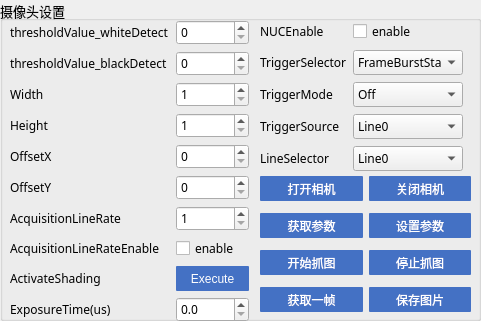
  <widget class="QGroupBox" name="groupBox_2">
   <property name="geometry">
    <rect>
     <x>10</x>
     <y>220</y>
     <width>481</width>
     <height>321</height>
    </rect>
   </property>
   <property name="font">
    <font>
     <family>Microsoft YaHei UI</family>
     <pointsize>10</pointsize>
    </font>
   </property>
   <property name="styleSheet">
    <string notr="true"/>
   </property>
   <property name="title">
    <string>摄像头设置</string>
   </property>
   <widget class="QWidget" name="widget" native="true">
    <property name="geometry">
     <rect>
      <x>0</x>
      <y>10</y>
      <width>481</width>
      <height>311</height>
     </rect>
    </property>
    <property name="font">
     <font>
      <family>Microsoft YaHei</family>
      <pointsize>9</pointsize>
     </font>
    </property>
    <widget class="QWidget" name="formLayoutWidget">
     <property name="geometry">
      <rect>
       <x>10</x>
       <y>10</y>
       <width>241</width>
       <height>301</height>
      </rect>
     </property>
     <layout class="QFormLayout" name="formLayout">
      <item row="0" column="0">
       <widget class="QLabel" name="label_2">
        <property name="font">
         <font>
          <family>微软雅黑</family>
          <pointsize>9</pointsize>
         </font>
        </property>
        <property name="text">
         <string>thresholdValue_whiteDetect</string>
        </property>
       </widget>
      </item>
      <item row="0" column="1">
       <widget class="QSpinBox" name="spinBox">
        <property name="sizePolicy">
         <sizepolicy hsizetype="Fixed" vsizetype="Fixed">
          <horstretch>0</horstretch>
          <verstretch>0</verstretch>
         </sizepolicy>
        </property>
        <property name="minimumSize">
         <size>
          <width>73</width>
          <height>0</height>
         </size>
        </property>
        <property name="maximumSize">
         <size>
          <width>73</width>
          <height>16777215</height>
         </size>
        </property>
        <property name="maximum">
         <number>255</number>
        </property>
       </widget>
      </item>
      <item row="1" column="0">
       <widget class="QLabel" name="label_3">
        <property name="text">
         <string>thresholdValue_blackDetect</string>
        </property>
       </widget>
      </item>
      <item row="1" column="1">
       <widget class="QSpinBox" name="spinBox_2">
        <property name="sizePolicy">
         <sizepolicy hsizetype="Fixed" vsizetype="Fixed">
          <horstretch>0</horstretch>
          <verstretch>0</verstretch>
         </sizepolicy>
        </property>
        <property name="minimumSize">
         <size>
          <width>73</width>
          <height>0</height>
         </size>
        </property>
        <property name="maximum">
         <number>255</number>
        </property>
       </widget>
      </item>
      <item row="2" column="0">
       <widget class="QLabel" name="label_4">
        <property name="text">
         <string>Width</string>
        </property>
       </widget>
      </item>
      <item row="2" column="1">
       <widget class="QSpinBox" name="spinBox_3">
        <property name="sizePolicy">
         <sizepolicy hsizetype="Fixed" vsizetype="Fixed">
          <horstretch>0</horstretch>
          <verstretch>0</verstretch>
         </sizepolicy>
        </property>
        <property name="minimumSize">
         <size>
          <width>73</width>
          <height>0</height>
         </size>
        </property>
        <property name="maximumSize">
         <size>
          <width>73</width>
          <height>16777215</height>
         </size>
        </property>
        <property name="minimum">
         <number>1</number>
        </property>
        <property name="maximum">
         <number>999999999</number>
        </property>
       </widget>
      </item>
      <item row="3" column="0">
       <widget class="QLabel" name="label_5">
        <property name="text">
         <string>Height</string>
        </property>
       </widget>
      </item>
      <item row="3" column="1">
       <widget class="QSpinBox" name="spinBox_4">
        <property name="sizePolicy">
         <sizepolicy hsizetype="Fixed" vsizetype="Fixed">
          <horstretch>0</horstretch>
          <verstretch>0</verstretch>
         </sizepolicy>
        </property>
        <property name="maximumSize">
         <size>
          <width>73</width>
          <height>16777215</height>
         </size>
        </property>
        <property name="minimum">
         <number>1</number>
        </property>
        <property name="maximum">
         <number>999999999</number>
        </property>
       </widget>
      </item>
      <item row="4" column="0">
       <widget class="QLabel" name="label_6">
        <property name="text">
         <string>OffsetX </string>
        </property>
       </widget>
      </item>
      <item row="4" column="1">
       <widget class="QSpinBox" name="spinBox_5">
        <property name="sizePolicy">
         <sizepolicy hsizetype="Fixed" vsizetype="Fixed">
          <horstretch>0</horstretch>
          <verstretch>0</verstretch>
         </sizepolicy>
        </property>
        <property name="maximumSize">
         <size>
          <width>73</width>
          <height>16777215</height>
         </size>
        </property>
        <property name="maximum">
         <number>999999999</number>
        </property>
       </widget>
      </item>
      <item row="5" column="0">
       <widget class="QLabel" name="label_7">
        <property name="text">
         <string>OffsetY </string>
        </property>
       </widget>
      </item>
      <item row="5" column="1">
       <widget class="QSpinBox" name="spinBox_6">
        <property name="maximumSize">
         <size>
          <width>73</width>
          <height>16777215</height>
         </size>
        </property>
        <property name="maximum">
         <number>999999999</number>
        </property>
       </widget>
      </item>
      <item row="6" column="0">
       <widget class="QLabel" name="label_8">
        <property name="text">
         <string>AcquisitionLineRate</string>
        </property>
       </widget>
      </item>
      <item row="6" column="1">
       <widget class="QSpinBox" name="spinBox_7">
        <property name="maximumSize">
         <size>
          <width>73</width>
          <height>16777215</height>
         </size>
        </property>
        <property name="minimum">
         <number>1</number>
        </property>
        <property name="maximum">
         <number>999999999</number>
        </property>
       </widget>
      </item>
      <item row="7" column="0">
       <widget class="QLabel" name="label_9">
        <property name="text">
         <string>AcquisitionLineRateEnable</string>
        </property>
       </widget>
      </item>
      <item row="7" column="1">
       <widget class="QCheckBox" name="checkBox">
        <property name="maximumSize">
         <size>
          <width>73</width>
          <height>16777215</height>
         </size>
        </property>
        <property name="text">
         <string>enable</string>
        </property>
       </widget>
      </item>
      <item row="8" column="0">
       <widget class="QLabel" name="label_17">
        <property name="text">
         <string>ActivateShading</string>
        </property>
       </widget>
      </item>
      <item row="8" column="1">
       <widget class="QPushButton" name="pushButton_3">
        <property name="minimumSize">
         <size>
          <width>0</width>
          <height>25</height>
         </size>
        </property>
        <property name="maximumSize">
         <size>
          <width>73</width>
          <height>16777215</height>
         </size>
        </property>
        <property name="font">
         <font>
          <family>Microsoft YaHei UI</family>
         </font>
        </property>
        <property name="styleSheet">
         <string notr="true">QPushButton{color:white;background-color: rgb(68, 113, 196);border-radius:1px}
QPushButton::pressed{background-color: rgb(142, 170, 220);}</string>
        </property>
        <property name="text">
         <string>Execute</string>
        </property>
       </widget>
      </item>
      <item row="9" column="0">
       <widget class="QLabel" name="label_10">
        <property name="text">
         <string>ExposureTime(us)</string>
        </property>
       </widget>
      </item>
      <item row="9" column="1">
       <widget class="QDoubleSpinBox" name="doubleSpinBox">
        <property name="maximumSize">
         <size>
          <width>73</width>
          <height>16777215</height>
         </size>
        </property>
        <property name="decimals">
         <number>1</number>
        </property>
        <property name="maximum">
         <double>999999999.000000000000000</double>
        </property>
       </widget>
      </item>
     </layout>
    </widget>
    <widget class="QWidget" name="formLayoutWidget_2">
     <property name="geometry">
      <rect>
       <x>260</x>
       <y>0</y>
       <width>211</width>
       <height>161</height>
      </rect>
     </property>
     <layout class="QFormLayout" name="formLayout_2">
      <property name="verticalSpacing">
       <number>7</number>
      </property>
      <property name="topMargin">
       <number>10</number>
      </property>
      <item row="0" column="1">
       <widget class="QCheckBox" name="checkBox_3">
        <property name="maximumSize">
         <size>
          <width>130</width>
          <height>16777215</height>
         </size>
        </property>
        <property name="text">
         <string>enable</string>
        </property>
       </widget>
      </item>
      <item row="1" column="1">
       <widget class="QComboBox" name="comboBox_3">
        <property name="maximumSize">
         <size>
          <width>110</width>
          <height>16777215</height>
         </size>
        </property>
        <property name="currentText">
         <string>FrameBurstStart</string>
        </property>
        <item>
         <property name="text">
          <string>FrameBurstStart</string>
         </property>
        </item>
        <item>
         <property name="text">
          <string>LineStart</string>
         </property>
        </item>
       </widget>
      </item>
      <item row="2" column="1">
       <widget class="QComboBox" name="comboBox_4">
        <property name="maximumSize">
         <size>
          <width>110</width>
          <height>16777215</height>
         </size>
        </property>
        <property name="currentText">
         <string>Off </string>
        </property>
        <item>
         <property name="text">
          <string>Off </string>
         </property>
        </item>
        <item>
         <property name="text">
          <string>On</string>
         </property>
        </item>
       </widget>
      </item>
      <item row="3" column="1">
       <widget class="QComboBox" name="comboBox_5">
        <property name="maximumSize">
         <size>
          <width>110</width>
          <height>16777215</height>
         </size>
        </property>
        <property name="currentText">
         <string>Line0</string>
        </property>
        <item>
         <property name="text">
          <string>Line0</string>
         </property>
        </item>
        <item>
         <property name="text">
          <string>Line1</string>
         </property>
        </item>
        <item>
         <property name="text">
          <string>Line2</string>
         </property>
        </item>
        <item>
         <property name="text">
          <string>Line3</string>
         </property>
        </item>
        <item>
         <property name="text">
          <string>Counter0</string>
         </property>
        </item>
        <item>
         <property name="text">
          <string>Software</string>
         </property>
        </item>
        <item>
         <property name="text">
          <string>FrequencyConverter</string>
         </property>
        </item>
       </widget>
      </item>
      <item row="4" column="1">
       <widget class="QComboBox" name="comboBox_6">
        <property name="maximumSize">
         <size>
          <width>110</width>
          <height>16777215</height>
         </size>
        </property>
        <item>
         <property name="text">
          <string>Line0</string>
         </property>
        </item>
        <item>
         <property name="text">
          <string>Line1</string>
         </property>
        </item>
        <item>
         <property name="text">
          <string>Line2</string>
         </property>
        </item>
        <item>
         <property name="text">
          <string>Line3</string>
         </property>
        </item>
        <item>
         <property name="text">
          <string>Line4</string>
         </property>
        </item>
       </widget>
      </item>
      <item row="0" column="0">
       <widget class="QLabel" name="label_16">
        <property name="text">
         <string>NUCEnable</string>
        </property>
       </widget>
      </item>
      <item row="1" column="0">
       <widget class="QLabel" name="label_30">
        <property name="text">
         <string>TriggerSelector</string>
        </property>
       </widget>
      </item>
      <item row="2" column="0">
       <widget class="QLabel" name="label_20">
        <property name="text">
         <string>TriggerMode</string>
        </property>
       </widget>
      </item>
      <item row="3" column="0">
       <widget class="QLabel" name="label_25">
        <property name="text">
         <string>TriggerSource</string>
        </property>
       </widget>
      </item>
      <item row="4" column="0">
       <widget class="QLabel" name="label_26">
        <property name="text">
         <string>LineSelector</string>
        </property>
       </widget>
      </item>
     </layout>
    </widget>
    <widget class="QWidget" name="gridLayoutWidget_2">
     <property name="geometry">
      <rect>
       <x>260</x>
       <y>160</y>
       <width>211</width>
       <height>151</height>
      </rect>
     </property>
     <layout class="QGridLayout" name="gridLayout_5">
      <item row="2" column="1">
       <widget class="QPushButton" name="pushButton_14">
        <property name="font">
         <font>
          <family>微软雅黑</family>
         </font>
        </property>
        <property name="styleSheet">
         <string notr="true">QPushButton{color:white;background-color: rgb(68, 113, 196);border-radius:1px;width:70;height:25;}
QPushButton::pressed{background-color: rgb(142, 170, 220);}</string>
        </property>
        <property name="text">
         <string>停止抓图</string>
        </property>
       </widget>
      </item>
      <item row="0" column="1">
       <widget class="QPushButton" name="pushButton_17">
        <property name="font">
         <font>
          <family>微软雅黑</family>
         </font>
        </property>
        <property name="styleSheet">
         <string notr="true">QPushButton{color:white;background-color: rgb(68, 113, 196);border-radius:1px;width:70;height:25;}
QPushButton::pressed{background-color: rgb(142, 170, 220);}</string>
        </property>
        <property name="text">
         <string>关闭相机</string>
        </property>
       </widget>
      </item>
      <item row="0" column="0">
       <widget class="QPushButton" name="pushButton_9">
        <property name="font">
         <font>
          <family>微软雅黑</family>
         </font>
        </property>
        <property name="styleSheet">
         <string notr="true">QPushButton{color:white;background-color: rgb(68, 113, 196);border-radius:1px;width:70;height:25;}
QPushButton::pressed{background-color: rgb(142, 170, 220);}</string>
        </property>
        <property name="text">
         <string>打开相机</string>
        </property>
       </widget>
      </item>
      <item row="1" column="0">
       <widget class="QPushButton" name="pushButton_10">
        <property name="font">
         <font>
          <family>微软雅黑</family>
         </font>
        </property>
        <property name="styleSheet">
         <string notr="true">QPushButton{color:white;background-color: rgb(68, 113, 196);border-radius:1px;width:70;height:25;}
QPushButton::pressed{background-color: rgb(142, 170, 220);}</string>
        </property>
        <property name="text">
         <string>获取参数</string>
        </property>
       </widget>
      </item>
      <item row="1" column="1">
       <widget class="QPushButton" name="pushButton_12">
        <property name="font">
         <font>
          <family>微软雅黑</family>
         </font>
        </property>
        <property name="styleSheet">
         <string notr="true">QPushButton{color:white;background-color: rgb(68, 113, 196);border-radius:1px;width:90;height:25;}
QPushButton::pressed{background-color: rgb(142, 170, 220);}</string>
        </property>
        <property name="text">
         <string>设置参数</string>
        </property>
       </widget>
      </item>
      <item row="2" column="0">
       <widget class="QPushButton" name="pushButton_18">
        <property name="font">
         <font>
          <family>微软雅黑</family>
         </font>
        </property>
        <property name="styleSheet">
         <string notr="true">QPushButton{color:white;background-color: rgb(68, 113, 196);border-radius:1px;width:70;height:25;}
QPushButton::pressed{background-color: rgb(142, 170, 220);}</string>
        </property>
        <property name="text">
         <string>开始抓图</string>
        </property>
       </widget>
      </item>
      <item row="3" column="1">
       <widget class="QPushButton" name="pushButton_13">
        <property name="font">
         <font>
          <family>微软雅黑</family>
         </font>
        </property>
        <property name="styleSheet">
         <string notr="true">QPushButton{color:white;background-color: rgb(68, 113, 196);border-radius:1px;width:70;height:25;}
QPushButton::pressed{background-color: rgb(142, 170, 220);}</string>
        </property>
        <property name="text">
         <string>保存图片</string>
        </property>
       </widget>
      </item>
      <item row="3" column="0">
       <widget class="QPushButton" name="pushButton_11">
        <property name="font">
         <font>
          <family>微软雅黑</family>
         </font>
        </property>
        <property name="styleSheet">
         <string notr="true">QPushButton{color:white;background-color: rgb(68, 113, 196);border-radius:1px;width:70;height:25;}
QPushButton::pressed{background-color: rgb(142, 170, 220);}</string>
        </property>
        <property name="text">
         <string>获取一帧</string>
        </property>
       </widget>
      </item>
     </layout>
    </widget>
   </widget>
  </widget>
